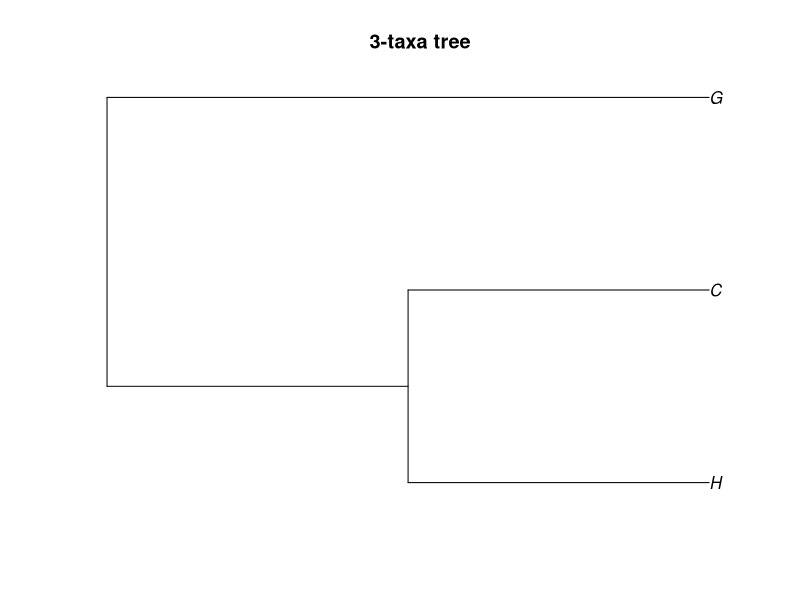
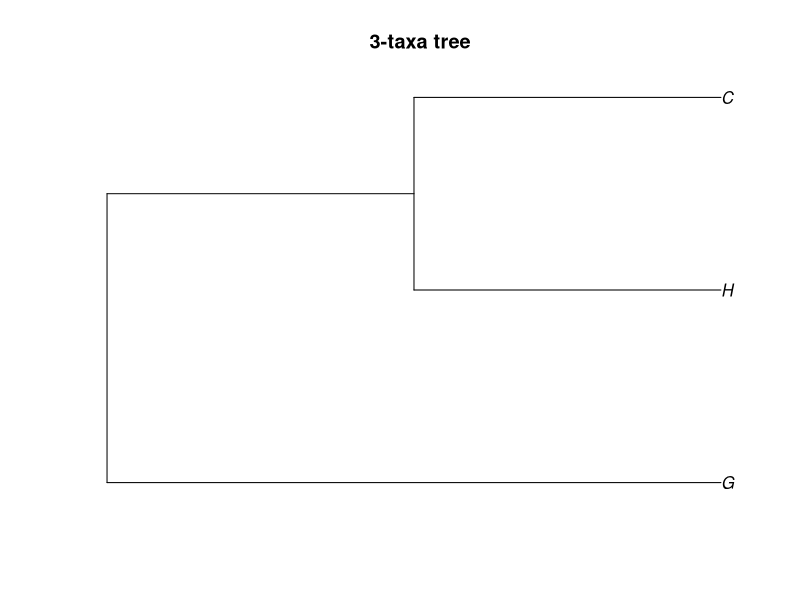
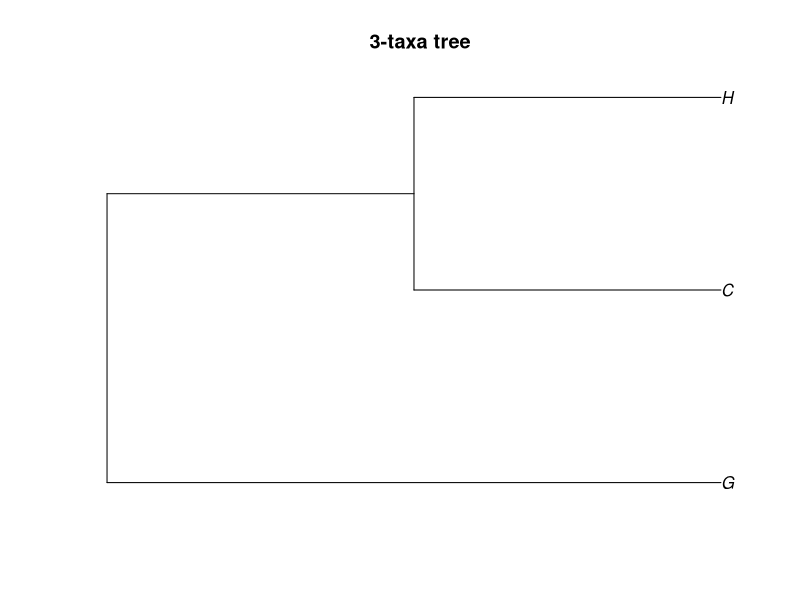
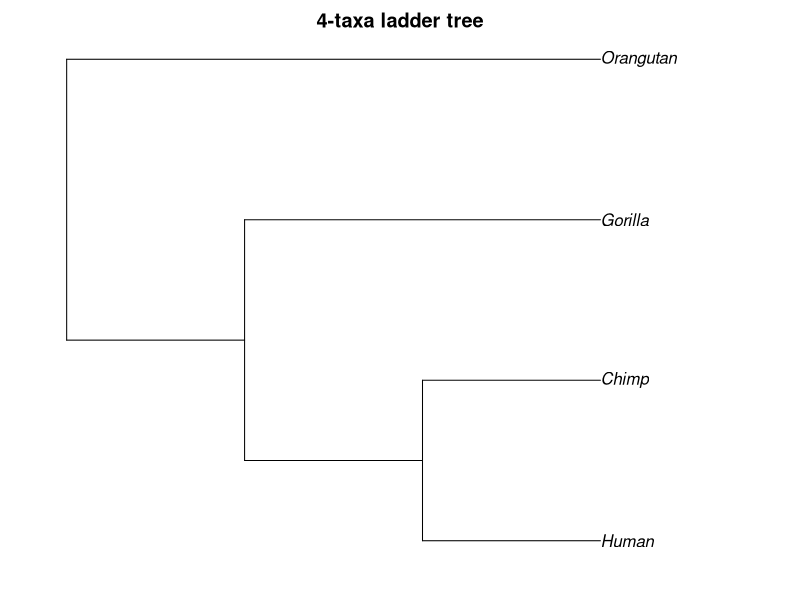
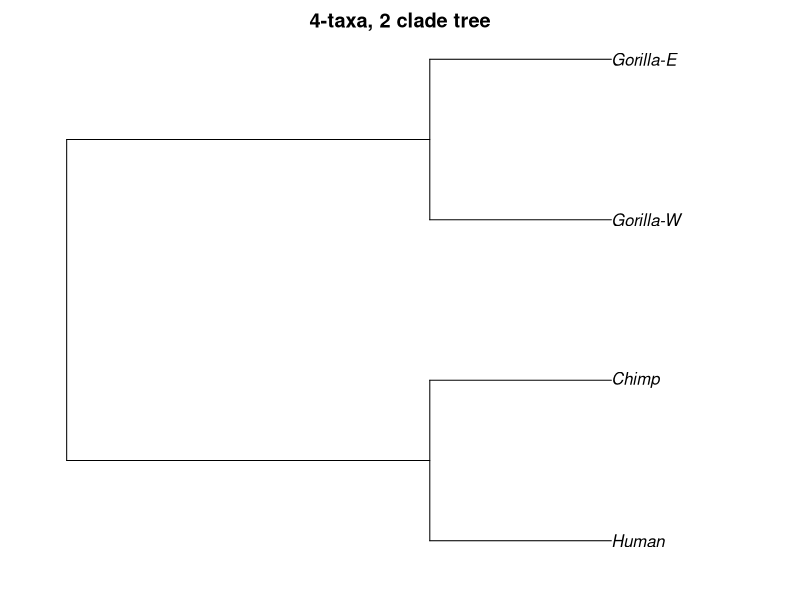
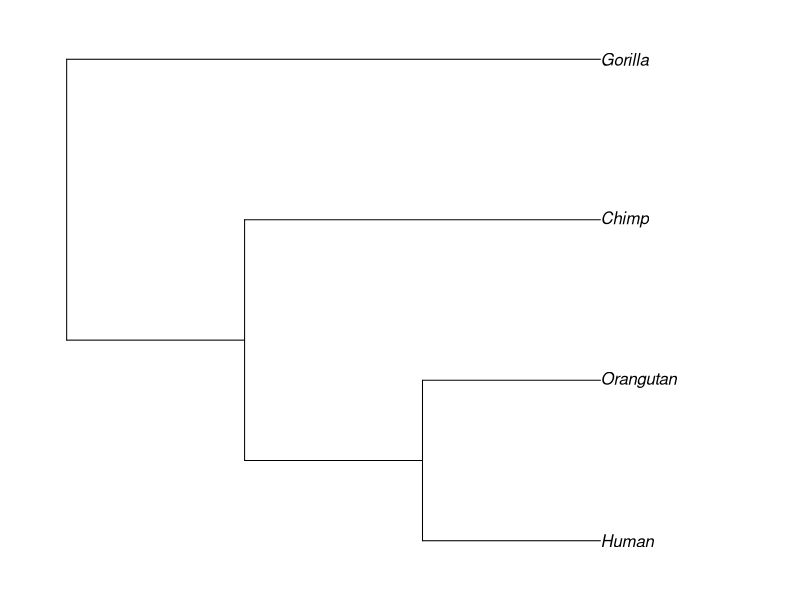
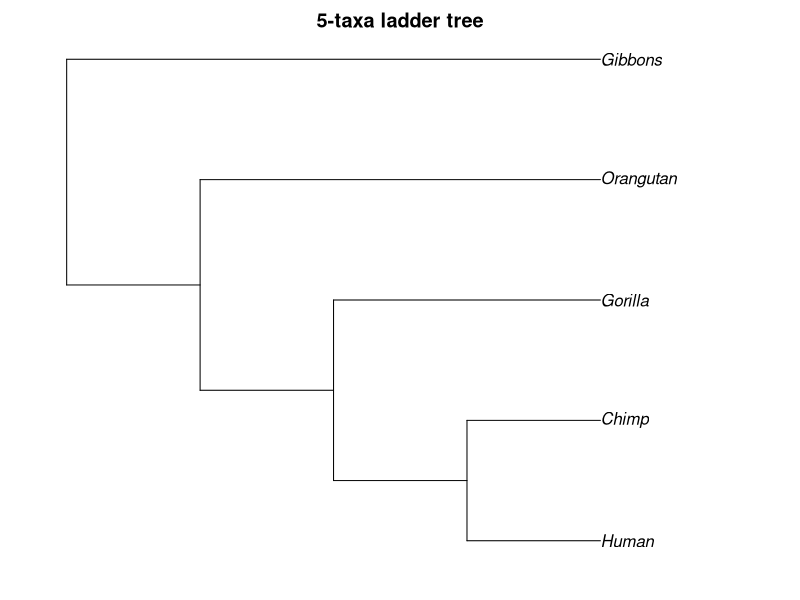
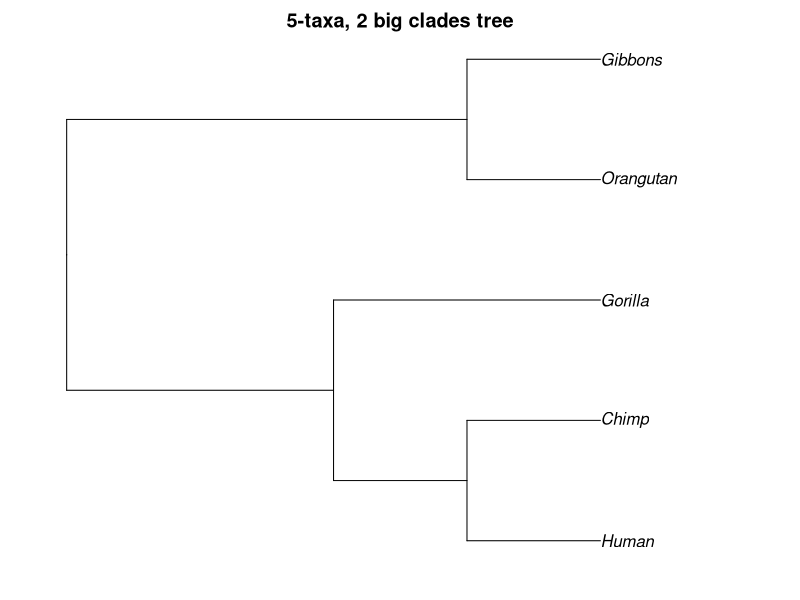

R code for these plots, in order:
## ---- chunk 1
library(ape)
library(phangorn)
## ---- chunk 2
# two taxa in clade
"(H,C)"

# third taxa
"( (H,C) , G )"

# full string
str1 <- "((H, C), G );" # semi colon!
## ---- chunk 3
tree1 <-ape::read.tree(text=str1)
## ---- chunk 4
plot(tree1, main = "3-taxa tree")
## ---- chunk 5
str2<- "(G,(H, C));"         # semi colon!
tree2 <-read.tree(text=str2)
plot(tree2, main = "3-taxa tree")
## ---- chunk 6
str3<- "(G,(C, H));"           # semi colon!
tree3 <-read.tree(text=str3)
plot(tree3, main = "3-taxa tree")
## ---- chunk 7
str4<- "(((Human, Chimp),Gorilla), Orangutan);"
tree4 <-read.tree(text=str4)

par(mfrow = c(1,1), mar = c(2,2,2,2))
plot(tree4, main = "4-taxa ladder tree")

## ---- chunk 8
str5<- "((Human, Chimp), (Gorilla-W, Gorilla-E));"
tree5 <-read.tree(text=str5)
plot(tree5, main = "4-taxa, 2 clade tree")

## ---- chunk 9
str6<- "(((Human, Orangutan),Chimp), Gorilla);"
tree6 <-read.tree(text=str6)
plot(tree6, main = "")
## ---- chunk 10
par(mfrow = c(1,1), mar = c(2,2,2,2))
str7<- "((((Human, Chimp),Gorilla), Orangutan),Gibbons);"
tree7 <-read.tree(text=str7)
plot(tree7, main = "5-taxa ladder tree")
## ---- chunk 11
str8 <- "((((Human, Chimp),Gorilla), (Orangutan,Gibbons)));"
tree8 <-read.tree(text=str8)
plot(tree8, main = "5-taxa, 2 big clades tree")
## ---- chunk 12

str9 <- "(((Human, Chimp), (Orangutan, Gorilla)), Gibbons);"
tree9 <-read.tree(text=str9)
plot(tree9, main = "5-taxa, with 4-taxa clade ")
## ---- chunk 13
str10<- "(((Human, Chimp),(Gorilla-W, Gorilla-E)), Orangutan);"
tree10 <-read.tree(text=str10)
plot(tree9, main = "")
## ---- chunk 14
par(mfrow = c(1,1), mar = c(2,2,2,2))
str.vert<-    "(((((((cow, pig),whale),(bat,(lemur,human))),(robin,iguana)),coelacanth),gold_fish),shark);"
vert.tree<-read.tree(text=str.vert)
plot(vert.tree,no.margin=TRUE,edge.width=2)
## ---- chunk 15
str.vert<-  "(Edentata:55, (((Orycteropus:12, Trichechus:43):1, (Procavia:29, (Elephas:18, Loxodonta:5):55):10):15, (((Chiroptera:27, (Tupaia:43, ((Talpa:24, (Suncus:24, Erinaceus:58):6):4, (Manis:5, ((Felis:13, Leo:7):32, ((Canis:37, Ursidae:12):4, ((Phocidae:19, Zalophus:17):7, (Procyonidae:12, Mustelidae:22):9):5):17):13):3):10):6):8, (((Lemuridae:46, (Galago:16, Nycticebus:27):10):8, (Tarsius:15, ((Cebus:10, (Atelinae:5, (Aotus:6, Callithrix:9):3):3):18, ((Hylobates:6, (Pongo:1, (Gorilla:2, (Homo:22, Pan:1):2):6):2):5, (Presbytis:1, (Cercopithecus:1, (Erythrocebus:0, ('Macaca fascicularis':2, ('Macaca mulatta':5, 'Macaca fuscata':0):1, (Theropithecus:2, Papio:4):15):2):1):8):6):9):22):10):13, ((Ochotona:7, Oryctolagus:54):4, (Caviomorpha:107, (Spermophilus:29, (Spalax:23, ((Rattus:71, Mus:19):15, (Ondatra:27, Mesocricetus:32):27):20):8):12):15):11):9):12, ((Sus:50, ((Lama:10, Camelus:24):31, (Hippopotamus:31, (((Ovis:9, Capra:8):19, ((Antilocapra:13, Giraffa:14):7, (Cervus:8, Alces:9):11):2):9, (Tragelaphinae:6, ('Bos grunniens':6, (Bison:5, 'Bos taurus':15):7):11):6):47):10):19):18, ((('Equus (Asinus)':6, 'Equus caballus':31):24, (Tapirus:19, Rhinocerotidae:23):11):22, ((Phocoena:4, Tursiops:17):5, (Balaenoptera:36, Eschrichtius:2):8):29):12):12):16):55);"
vert.tree<-read.tree(text=str.vert)
plot(vert.tree,no.margin=TRUE,edge.width=2)
